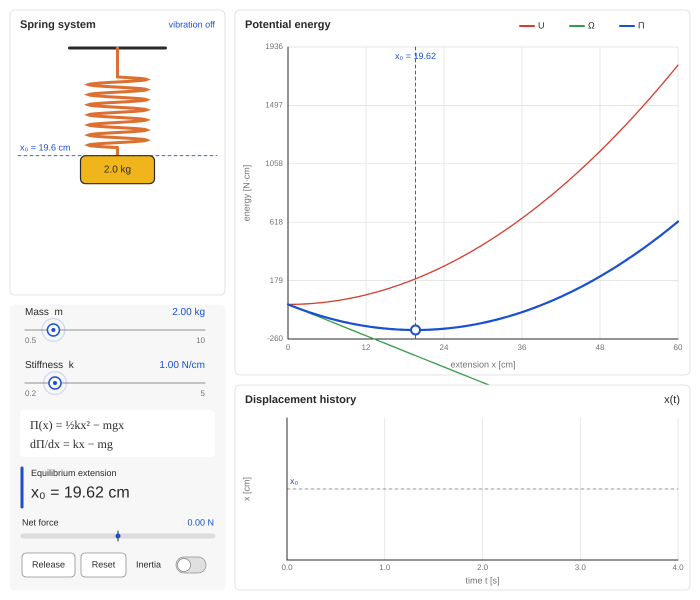
Frame 1 (no input)
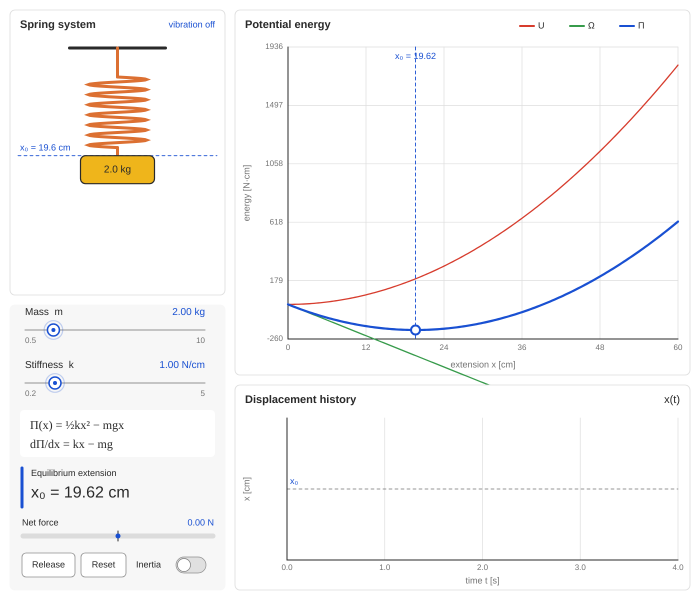
Frame 60 (no input)
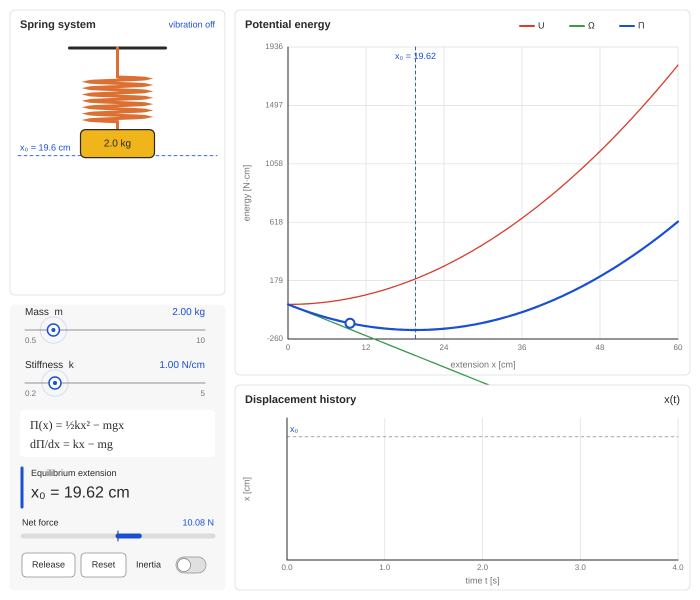
Frame 120 (the mouse pressed at the canvas centre since frame 60)

The p5.js sketch that drew these frames (run headless with seeded random() and noise() and a simulated clock; from frame 60 on, the mouse is pressed at the canvas centre):

// p5.js sketch
// ── sketch.js
// ============================================================
// SPRING POTENTIAL-ENERGY LAB
// Paste this entire file into sketch.js in the p5.js Web Editor
// ============================================================

const W = 700;
const H = 600;
const G = 9.81;

// Parameters
let mass = 2.0;          // kg
let stiffness = 1.0;    // N/cm

// Motion state
let x;
let velocity = 0;
let simulationTime = 0;
let moving = false;
let inertiaOn = false;   // Vibration OFF by default

// Complete time history: it never slides or removes old points
let history = [];

// Interaction state
let activeSlider = "";
let draggingMass = false;
let draggingEnergy = false;

// Colors
let BLUE, RED, GREEN, ORANGE, YELLOW;
let INK, MUTED, GRID, SOFT;

// Layout
const leftX = 10;
const leftW = 215;
const rightX = 235;
const rightW = 455;

const energyY = 10;
const energyH = 365;

const historyY = 385;
const historyH = 205;

const massSlider = {
  x1: 25,
  x2: 205,
  y: 330,
  min: 0.5,
  max: 10
};

const stiffnessSlider = {
  x1: 25,
  x2: 205,
  y: 383,
  min: 0.2,
  max: 5
};

function setup() {
  createCanvas(W, H);
  pixelDensity(2);
  textFont("Arial");

  BLUE = color(25, 80, 210);
  RED = color(215, 60, 45);
  GREEN = color(55, 155, 75);
  ORANGE = color(220, 112, 50);
  YELLOW = color(239, 181, 27);

  INK = color(42);
  MUTED = color(115);
  GRID = color(222);
  SOFT = color(247);

  x = equilibrium();
  resetHistory();
}

function draw() {
  background(255);

  updateMotion();

  drawLeftPanel();
  drawEnergyPanel();
  drawHistoryPanel();
}

// ============================================================
// PHYSICS
// ============================================================

function equilibrium() {
  return mass * G / stiffness;
}

function netForce() {
  return mass * G - stiffness * x;
}

function maximumExtension() {
  return max(60, equilibrium() * 2.15);
}

function updateMotion() {
  if (!moving || draggingMass || draggingEnergy) return;

  const dt = min(deltaTime / 1000, 0.025);
  simulationTime += dt;

  if (inertiaOn) {
    // Second-order motion with light damping.
    // The factor 100 converts acceleration from metres to centimetres.
    const damping = 1.6;
    const acceleration =
      (100 * netForce() - damping * velocity) / mass;

    velocity += acceleration * dt;
    x += velocity * dt;
  } else {
    // Quasi-static, first-order approach.
    // It approaches equilibrium without overshooting.
    const responseRate = 1.7;
    x +=
      (equilibrium() - x) *
      (1 - exp(-responseRate * dt));

    velocity = 0;

    if (abs(x - equilibrium()) < 0.002) {
      x = equilibrium();
      moving = false;
    }
  }

  x = constrain(x, 0, maximumExtension());
  recordHistory();
}

function resetHistory() {
  simulationTime = 0;
  history = [];

  history.push({
    t: 0,
    x: x,
    equilibrium: equilibrium()
  });
}

function recordHistory() {
  history.push({
    t: simulationTime,
    x: x,
    equilibrium: equilibrium()
  });
}

// ============================================================
// LEFT PANEL
// ============================================================

function drawLeftPanel() {
  // Spring area
  panel(leftX, 10, leftW, 285, false);

  fill(45);
  noStroke();
  textSize(11);
  textStyle(BOLD);
  textAlign(LEFT, CENTER);
  text("Spring system", 20, 25);

  textStyle(NORMAL);
  textSize(9);
  fill(BLUE);
  textAlign(RIGHT, CENTER);
  text(
    inertiaOn ? "vibration on" : "vibration off",
    leftX + leftW - 10,
    25
  );

  drawSpring();

  // Controls
  panel(leftX, 305, leftW, 285, true);

  drawSlider(
    massSlider,
    mass,
    "Mass  m",
    mass.toFixed(2) + " kg"
  );

  drawSlider(
    stiffnessSlider,
    stiffness,
    "Stiffness  k",
    stiffness.toFixed(2) + " N/cm"
  );

  drawEquationBox();
  drawEquilibriumResult();
  drawNetForce();
  drawButtonsAndToggle();
}

function drawSpring() {
  const centerX = leftX + leftW / 2;
  const supportY = 48;
  const unloadedY = 105;

  const massY = map(
    x,
    0,
    maximumExtension(),
    unloadedY,
    260
  );

  const equilibriumY = map(
    equilibrium(),
    0,
    maximumExtension(),
    unloadedY,
    260
  );

  // Support
  stroke(INK);
  strokeWeight(3);
  line(centerX - 48, supportY, centerX + 48, supportY);

  // Upper straight portion
  stroke(ORANGE);
  strokeWeight(3);
  line(centerX, supportY, centerX, unloadedY - 28);

  // Coils
  noFill();
  beginShape();

  const coilCount = 7;
  const samples = 140;

  for (let i = 0; i <= samples; i++) {
    const u = i / samples;

    const px =
      centerX +
      sin(u * coilCount * TWO_PI) * 29;

    const py =
      unloadedY - 28 +
      u * (massY - unloadedY + 20);

    vertex(px, py);
  }

  endShape();

  line(centerX, massY - 8, centerX, massY);

  // Equilibrium guide
  drawingContext.setLineDash([3, 3]);
  stroke(BLUE);
  strokeWeight(0.8);
  line(leftX + 8, equilibriumY, leftX + leftW - 8, equilibriumY);
  drawingContext.setLineDash([]);

  noStroke();
  fill(BLUE);
  textSize(9);
  textAlign(LEFT, BOTTOM);
  text(
    "x₀ = " + equilibrium().toFixed(1) + " cm",
    leftX + 10,
    equilibriumY - 3
  );

  // Mass
  fill(YELLOW);
  stroke(INK);
  strokeWeight(1.2);
  rectMode(CENTER);
  rect(centerX, massY + 14, 74, 28, 5);

  noStroke();
  fill(INK);
  textSize(10);
  textAlign(CENTER, CENTER);
  text(mass.toFixed(1) + " kg", centerX, massY + 14);

  rectMode(CORNER);
}

function drawSlider(slider, value, label, valueLabel) {
  fill(INK);
  noStroke();
  textSize(10);
  textAlign(LEFT, CENTER);
  text(label, slider.x1, slider.y - 18);

  fill(BLUE);
  textAlign(RIGHT, CENTER);
  text(valueLabel, slider.x2, slider.y - 18);

  stroke(145);
  strokeWeight(1);
  line(slider.x1, slider.y, slider.x2, slider.y);

  const knobX = map(
    value,
    slider.min,
    slider.max,
    slider.x1,
    slider.x2
  );

  drawGlowingKnob(knobX, slider.y);

  fill(MUTED);
  noStroke();
  textSize(8);
  textAlign(LEFT, TOP);
  text(slider.min, slider.x1, slider.y + 7);

  textAlign(RIGHT, TOP);
  text(slider.max, slider.x2, slider.y + 7);
}

function drawGlowingKnob(px, py) {
  const pulse =
    0.5 +
    0.5 * sin(frameCount * 0.07);

  noFill();

  stroke(
    red(BLUE),
    green(BLUE),
    blue(BLUE),
    65 - 35 * pulse
  );

  strokeWeight(1.2);
  circle(px, py, 18 + 9 * pulse);

  fill(255);
  stroke(BLUE);
  strokeWeight(1.5);
  circle(px, py, 12);

  noStroke();
  fill(BLUE);
  circle(px, py, 4);
}

function drawEquationBox() {
  noStroke();
  fill(255);
  rect(20, 410, 195, 47, 4);

  fill(INK);
  textFont("Georgia");
  textSize(12);
  textAlign(LEFT, CENTER);
  text("Π(x) = ½kx² − mgx", 30, 426);
  text("dΠ/dx = kx − mg", 30, 445);
  textFont("Arial");
}

function drawEquilibriumResult() {
  stroke(BLUE);
  strokeWeight(3);
  line(22, 468, 22, 507);

  noStroke();
  fill(INK);
  textSize(9);
  textAlign(LEFT, TOP);
  text("Equilibrium extension", 31, 469);

  textSize(16);
  textStyle(NORMAL);
  text(
    "x₀ = " + equilibrium().toFixed(2) + " cm",
    31,
    485
  );
}

function drawNetForce() {
  const f = netForce();

  fill(INK);
  noStroke();
  textSize(9);
  textAlign(LEFT, CENTER);
  text("Net force", 22, 523);

  fill(BLUE);
  textAlign(RIGHT, CENTER);
  text(f.toFixed(2) + " N", 214, 523);

  const center = 118;
  const width = 190;

  stroke(220);
  strokeWeight(5);
  line(23, 536, 213, 536);

  stroke(INK);
  strokeWeight(1);
  line(center, 531, center, 541);

  const forceLength =
    constrain(f / 45, -1, 1) *
    width / 2;

  stroke(BLUE);
  strokeWeight(5);
  line(center, 536, center + forceLength, 536);
}

function drawButtonsAndToggle() {
  drawButton(22, 553, 53, 24, moving ? "Pause" : "Release");
  drawButton(81, 553, 45, 24, "Reset");

  fill(INK);
  noStroke();
  textSize(9);
  textAlign(LEFT, CENTER);
  text("Inertia", 136, 565);

  drawToggle(176, 557, inertiaOn);
}

function drawButton(px, py, pw, ph, label) {
  fill(255);
  stroke(145);
  strokeWeight(0.8);
  rect(px, py, pw, ph, 4);

  fill(INK);
  noStroke();
  textSize(9);
  textAlign(CENTER, CENTER);
  text(label, px + pw / 2, py + ph / 2);
}

function drawToggle(px, py, active) {
  fill(active ? color(55, 120, 215) : color(224));
  stroke(145);
  strokeWeight(0.7);
  rect(px, py, 30, 16, 10);

  const knobX = active ? px + 22 : px + 8;

  fill(255);
  stroke(125);
  circle(knobX, py + 8, 13);
}

// ============================================================
// POTENTIAL-ENERGY GRAPH
// ============================================================

function drawEnergyPanel() {
  panel(rightX, energyY, rightW, energyH, false);

  fill(INK);
  noStroke();
  textSize(11);
  textStyle(BOLD);
  textAlign(LEFT, CENTER);
  text("Potential energy", rightX + 10, energyY + 15);
  textStyle(NORMAL);

  drawLegend();
  drawEnergyGraph();
}

function drawLegend() {
  const y = energyY + 16;

  legendItem(rightX + 285, y, RED, "U");
  legendItem(rightX + 335, y, GREEN, "Ω");
  legendItem(rightX + 385, y, BLUE, "Π");
}

function legendItem(px, py, col, label) {
  stroke(col);
  strokeWeight(2);
  line(px, py, px + 14, py);

  fill(INK);
  noStroke();
  textSize(9);
  textAlign(LEFT, CENTER);
  text(label, px + 18, py);
}

function energyValues(extension) {
  return {
    spring: 0.5 * stiffness * sq(extension),
    gravity: -mass * G * extension,
    total:
      0.5 * stiffness * sq(extension) -
      mass * G * extension
  };
}

function getEnergyBounds() {
  const xMax = maximumExtension();
  const minimum = energyValues(equilibrium()).total;

  const upper = max(
    energyValues(xMax).spring,
    abs(energyValues(xMax).gravity)
  );

  return {
    xMax,
    yMin: minimum * 1.3 - 10,
    yMax: upper * 1.07 + 10
  };
}

function drawEnergyGraph() {
  const plot = {
    left: rightX + 53,
    right: rightX + rightW - 12,
    top: energyY + 37,
    bottom: energyY + energyH - 36
  };

  const bounds = getEnergyBounds();

  const X = value =>
    map(
      value,
      0,
      bounds.xMax,
      plot.left,
      plot.right
    );

  const Y = value =>
    map(
      value,
      bounds.yMin,
      bounds.yMax,
      plot.bottom,
      plot.top
    );

  // Grid and labels
  textSize(8);
  strokeWeight(0.7);

  for (let i = 0; i <= 5; i++) {
    const extension = bounds.xMax * i / 5;
    const px = X(extension);

    stroke(GRID);
    line(px, plot.top, px, plot.bottom);

    noStroke();
    fill(MUTED);
    textAlign(CENTER, TOP);
    text(extension.toFixed(0), px, plot.bottom + 5);

    const energy =
      bounds.yMin +
      (bounds.yMax - bounds.yMin) * i / 5;

    const py = Y(energy);

    stroke(GRID);
    line(plot.left, py, plot.right, py);

    noStroke();
    fill(MUTED);
    textAlign(RIGHT, CENTER);
    text(energy.toFixed(0), plot.left - 5, py);
  }

  // Axes
  stroke(INK);
  strokeWeight(1);
  line(plot.left, plot.top, plot.left, plot.bottom);
  line(plot.left, plot.bottom, plot.right, plot.bottom);

  fill(MUTED);
  noStroke();
  textSize(9);
  textAlign(CENTER, CENTER);
  text(
    "extension x [cm]",
    (plot.left + plot.right) / 2,
    energyY + energyH - 10
  );

  push();
  translate(rightX + 12, (plot.top + plot.bottom) / 2);
  rotate(-HALF_PI);
  text("energy [N·cm]", 0, 0);
  pop();

  // Energy curves
  drawEnergyCurve(
    plot,
    bounds,
    X,
    Y,
    "spring",
    RED,
    1.3
  );

  drawEnergyCurve(
    plot,
    bounds,
    X,
    Y,
    "gravity",
    GREEN,
    1.3
  );

  drawEnergyCurve(
    plot,
    bounds,
    X,
    Y,
    "total",
    BLUE,
    2.2
  );

  // Equilibrium line
  const equilibriumX = X(equilibrium());

  drawingContext.setLineDash([3, 3]);
  stroke(BLUE);
  strokeWeight(0.9);
  line(
    equilibriumX,
    plot.top,
    equilibriumX,
    plot.bottom
  );
  drawingContext.setLineDash([]);

  noStroke();
  fill(BLUE);
  textSize(9);
  textAlign(CENTER, BOTTOM);
  text(
    "x₀ = " + equilibrium().toFixed(2),
    equilibriumX,
    plot.top + 14
  );

  // Current point
  const currentEnergy = energyValues(x).total;

  fill(255);
  stroke(BLUE);
  strokeWeight(2);
  circle(X(x), Y(currentEnergy), 9);
}

function drawEnergyCurve(
  plot,
  bounds,
  X,
  Y,
  property,
  col,
  weight
) {
  noFill();
  stroke(col);
  strokeWeight(weight);

  beginShape();

  for (let i = 0; i <= 180; i++) {
    const extension =
      bounds.xMax * i / 180;

    const energy =
      energyValues(extension)[property];

    vertex(X(extension), Y(energy));
  }

  endShape();
}

// ============================================================
// COMPLETE TIME-HISTORY GRAPH
// ============================================================

function drawHistoryPanel() {
  panel(
    rightX,
    historyY,
    rightW,
    historyH,
    false
  );

  fill(INK);
  noStroke();
  textSize(11);
  textStyle(BOLD);
  textAlign(LEFT, CENTER);
  text(
    "Displacement history",
    rightX + 10,
    historyY + 15
  );

  textStyle(NORMAL);
  textAlign(RIGHT, CENTER);
  text("x(t)", rightX + rightW - 10, historyY + 15);

  drawHistoryGraph();
}

function drawHistoryGraph() {
  if (history.length === 0) return;

  const plot = {
    left: rightX + 52,
    right: rightX + rightW - 12,
    top: historyY + 33,
    bottom: historyY + historyH - 30
  };

  // The time axis always begins at zero.
  // It expands in four-second blocks and never slides.
  const finalRecordedTime =
    history[history.length - 1].t;

  const timeMaximum = max(
    4,
    ceil(finalRecordedTime / 4) * 4
  );

  let minimumX = Infinity;
  let maximumX = -Infinity;

  for (const point of history) {
    minimumX = min(
      minimumX,
      point.x,
      point.equilibrium
    );

    maximumX = max(
      maximumX,
      point.x,
      point.equilibrium
    );
  }

  const displacementSpan =
    max(4, maximumX - minimumX);

  const yMinimum =
    minimumX - 0.18 * displacementSpan;

  const yMaximum =
    maximumX + 0.18 * displacementSpan;

  const X = value =>
    map(
      value,
      0,
      timeMaximum,
      plot.left,
      plot.right
    );

  const Y = value =>
    map(
      value,
      yMinimum,
      yMaximum,
      plot.bottom,
      plot.top
    );

  // Grid
  stroke(GRID);
  strokeWeight(0.7);

  for (let i = 0; i <= 4; i++) {
    const timeValue = timeMaximum * i / 4;
    const px = X(timeValue);

    line(px, plot.top, px, plot.bottom);

    noStroke();
    fill(MUTED);
    textSize(8);
    textAlign(CENTER, TOP);
    text(
      timeValue.toFixed(1),
      px,
      plot.bottom + 4
    );

    stroke(GRID);
  }

  // Equilibrium reference
  const equilibriumY = Y(equilibrium());

  drawingContext.setLineDash([3, 3]);
  stroke(MUTED);
  line(
    plot.left,
    equilibriumY,
    plot.right,
    equilibriumY
  );
  drawingContext.setLineDash([]);

  // Axes
  stroke(INK);
  strokeWeight(1);
  line(plot.left, plot.top, plot.left, plot.bottom);
  line(plot.left, plot.bottom, plot.right, plot.bottom);

  // Complete displacement history
  noFill();
  stroke(BLUE);
  strokeWeight(2);
  beginShape();

  for (const point of history) {
    vertex(X(point.t), Y(point.x));
  }

  endShape();

  // Labels
  noStroke();
  fill(MUTED);
  textSize(9);
  textAlign(CENTER, CENTER);
  text(
    "time t [s]",
    (plot.left + plot.right) / 2,
    historyY + historyH - 9
  );

  push();
  translate(
    rightX + 12,
    (plot.top + plot.bottom) / 2
  );
  rotate(-HALF_PI);
  text("x [cm]", 0, 0);
  pop();

  fill(BLUE);
  textAlign(LEFT, BOTTOM);
  text("x₀", plot.left + 3, equilibriumY - 3);
}

// ============================================================
// PANELS
// ============================================================

function panel(px, py, pw, ph, softBackground) {
  fill(softBackground ? SOFT : 255);
  stroke(softBackground ? SOFT : GRID);
  strokeWeight(0.8);
  rect(px, py, pw, ph, 5);
}

// ============================================================
// INTERACTION
// ============================================================

function mousePressed() {
  if (
    distanceToSegment(
      mouseX,
      mouseY,
      massSlider.x1,
      massSlider.y,
      massSlider.x2,
      massSlider.y
    ) < 14
  ) {
    activeSlider = "mass";
    updateActiveSlider();
    return;
  }

  if (
    distanceToSegment(
      mouseX,
      mouseY,
      stiffnessSlider.x1,
      stiffnessSlider.y,
      stiffnessSlider.x2,
      stiffnessSlider.y
    ) < 14
  ) {
    activeSlider = "stiffness";
    updateActiveSlider();
    return;
  }

  // Spring/mass interaction
  if (
    mouseX >= leftX &&
    mouseX <= leftX + leftW &&
    mouseY >= 50 &&
    mouseY <= 290
  ) {
    draggingMass = true;
    moving = false;
    velocity = 0;
    resetHistory();
    updateMassFromMouse();
    return;
  }

  // Energy-graph interaction
  if (
    mouseX >= rightX + 53 &&
    mouseX <= rightX + rightW - 12 &&
    mouseY >= energyY + 37 &&
    mouseY <= energyY + energyH - 36
  ) {
    draggingEnergy = true;
    moving = false;
    velocity = 0;
    resetHistory();
    updateEnergyPositionFromMouse();
    return;
  }

  // Release / pause
  if (inside(mouseX, mouseY, 22, 553, 53, 24)) {
    moving = !moving;

    if (moving && history.length < 2) {
      resetHistory();
    }

    return;
  }

  // Reset
  if (inside(mouseX, mouseY, 81, 553, 45, 24)) {
    x = equilibrium();
    velocity = 0;
    moving = false;
    resetHistory();
    return;
  }

  // Inertia toggle
  if (inside(mouseX, mouseY, 132, 550, 80, 30)) {
    inertiaOn = !inertiaOn;
    velocity = 0;
    moving = true;
    resetHistory();
  }
}

function mouseDragged() {
  if (activeSlider !== "") {
    updateActiveSlider();
  }

  if (draggingMass) {
    updateMassFromMouse();
  }

  if (draggingEnergy) {
    updateEnergyPositionFromMouse();
  }
}

function mouseReleased() {
  activeSlider = "";
  draggingMass = false;
  draggingEnergy = false;
}

function touchStarted() {
  mousePressed();
  return false;
}

function touchMoved() {
  mouseDragged();
  return false;
}

function touchEnded() {
  mouseReleased();
  return false;
}

function updateActiveSlider() {
  if (activeSlider === "mass") {
    mass = map(
      constrain(
        mouseX,
        massSlider.x1,
        massSlider.x2
      ),
      massSlider.x1,
      massSlider.x2,
      massSlider.min,
      massSlider.max
    );

    mass = round(mass * 10) / 10;
  }

  if (activeSlider === "stiffness") {
    stiffness = map(
      constrain(
        mouseX,
        stiffnessSlider.x1,
        stiffnessSlider.x2
      ),
      stiffnessSlider.x1,
      stiffnessSlider.x2,
      stiffnessSlider.min,
      stiffnessSlider.max
    );

    stiffness = round(stiffness * 20) / 20;
  }

  velocity = 0;
  moving = true;
  resetHistory();
}

function updateMassFromMouse() {
  const unloadedY = 105;

  x = map(
    mouseY,
    unloadedY,
    260,
    0,
    maximumExtension()
  );

  x = constrain(x, 0, maximumExtension());

  velocity = 0;
  resetHistory();
}

function updateEnergyPositionFromMouse() {
  const plotLeft = rightX + 53;
  const plotRight = rightX + rightW - 12;

  x = map(
    mouseX,
    plotLeft,
    plotRight,
    0,
    maximumExtension()
  );

  x = constrain(x, 0, maximumExtension());

  velocity = 0;
  resetHistory();
}

function inside(mx, my, px, py, pw, ph) {
  return (
    mx >= px &&
    mx <= px + pw &&
    my >= py &&
    my <= py + ph
  );
}

function distanceToSegment(
  px,
  py,
  x1,
  y1,
  x2,
  y2
) {
  const segmentLengthSquared =
    sq(x2 - x1) + sq(y2 - y1);

  if (segmentLengthSquared === 0) {
    return dist(px, py, x1, y1);
  }

  let u =
    ((px - x1) * (x2 - x1) +
      (py - y1) * (y2 - y1)) /
    segmentLengthSquared;

  u = constrain(u, 0, 1);

  const nearestX = x1 + u * (x2 - x1);
  const nearestY = y1 + u * (y2 - y1);

  return dist(px, py, nearestX, nearestY);
}
